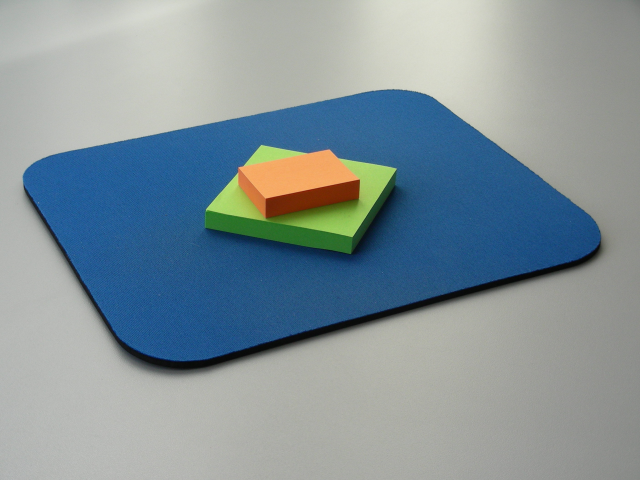
%> input picture uebung_4/stack.png, 640 x 480 px
$ octave aufgabe_1_farbraeume_ausprobieren.m   (GNU Octave 9; MATLAB toolbox functions it lacks are replaced by stand-ins)
%> lines starting %> are read from the running program, lines starting %| are printed output that depends on the picture
close all
clear
clc

%% Aufgabe 1: Vergleich der Kanaele des HSV- und L*u*v-Raums

figure('Name', 'Geladenes Rohbild');
img_loaded = imread('stack.png'); %480x640x3 = h x w x c; RGB von 0 bis 255 -> uint8-Datatype
%> img_loaded is the input picture: size 480x640x3 uint8; mean R, G, B 131.4, 146.8, 153.1
subplot(1, 2, 1); % Zeilen, Spalten, Nr des Plots von links nach rechts und oben nach unten
imshow(img_loaded); % hold on waere im Fall von subplot(...) in den selben Subplot rein zeichnen
title('Geladenes Bild (RGB) vor der Konvertierung zu Werten zwischen 0 und 1');

%img_loaded = im2double(img_loaded); % Umformen in Werte zwischen 0 und 1
subplot(1, 2, 2);
imshow(img_loaded);
title('Geladenes Bild (RGB) nach der Konvertierung zu Werten zwischen 0 und 1');

% Konvertiere Bild in den HSV-Raum:
img_hsv = rgb2hsv(img_loaded); % ALLE Werte zwischen 0 und 1; type Double
%> img_hsv: size 480x640x3 double; mean H, S, V 0.33, 0.26, 0.635
h_channel = img_hsv(:, :, 1);
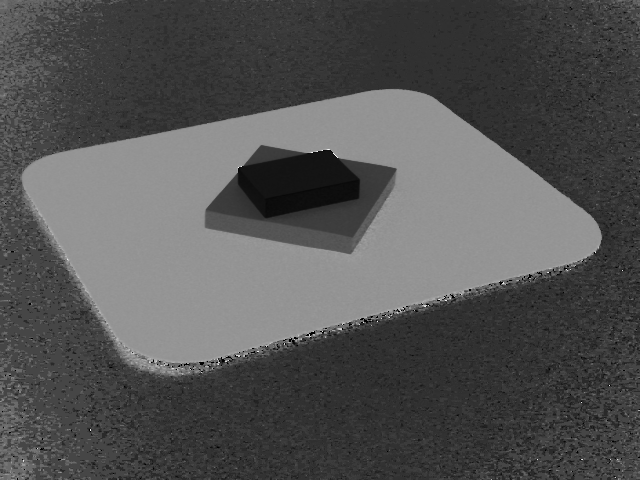
%> h_channel: size 480x640 double; min 0, max 0.99, mean 0.33
s_channel = img_hsv(:, :, 2);
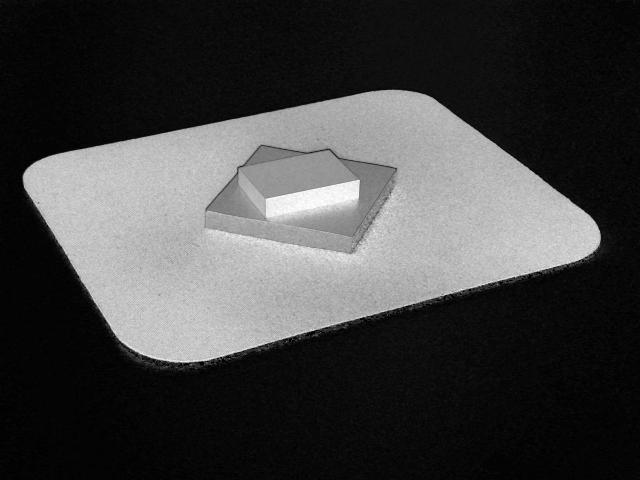
%> s_channel: size 480x640 double; min 0, max 1, mean 0.26
v_channel = img_hsv(:, :, 3);
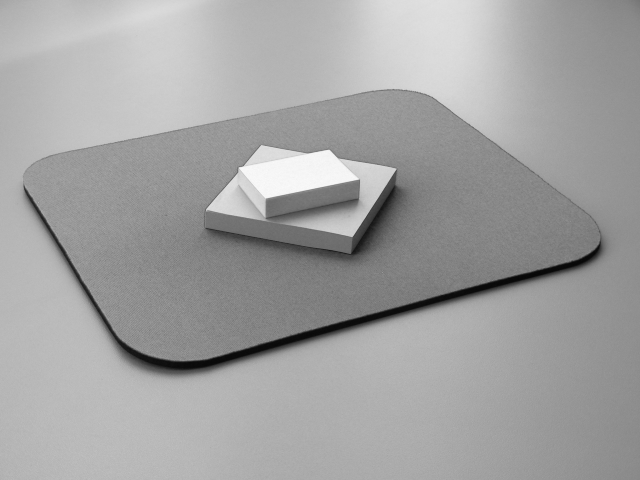
%> v_channel: size 480x640 double; min 0.0275, max 0.98, mean 0.635

% Konvertiere Bild in den L*u*v-Raum:
img_luv = rgb2lab(img_loaded); % l: 0-100; u, v = -100 - 100
%> img_luv: size 480x640x3 double; mean of channels 1, 2, 3 59.8, -1.5, -5.2
l_channel = img_luv(: ,: , 1);
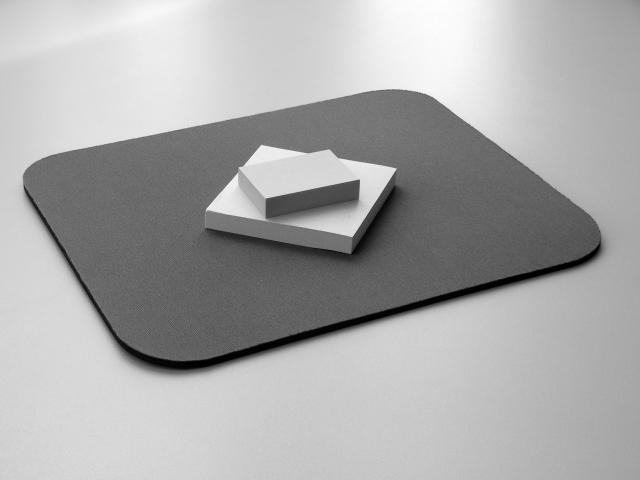
%> l_channel: size 480x640 double; min 1.78, max 88.89, mean 59.8; drawn with min black and max white
% [10 lines of commented-out code are left out]
subplot(2, 3, 1);
imshow(h_channel);
title('H-Kanal des HSV-Images');

subplot(2, 3, 2);
imshow(s_channel);
title('S-Kanal des HSV-Images');

subplot(2, 3, 3)
CLIM_V = [0, 1];
imagesc(v_channel, CLIM_V);
colormap(gray)
title('V-Kanal des HSV-Images (entspricht Luminace)');

subplot(2, 3, 4);
CLIM_L = [0, 100]; % [CLOW, CHIGH]
imagesc(l_channel, CLIM_L);
colormap(gray);
title('L-Kanal des L*u*v-Bildes');


disp('Programm beendet');

$ run again, with uebung_4/boat.png copied over uebung_4/stack.png
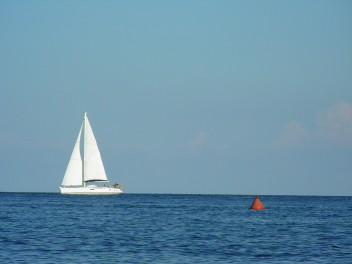
%> input picture uebung_4/boat.png, 352 x 264 px
%> img_loaded is the input picture: size 264x352x3 uint8; mean R, G, B 105.5, 145.5, 167.3
%> img_hsv: size 264x352x3 double; mean H, S, V 0.551, 0.392, 0.657
%> `v_channel = img_hsv(:, :, 3);`:
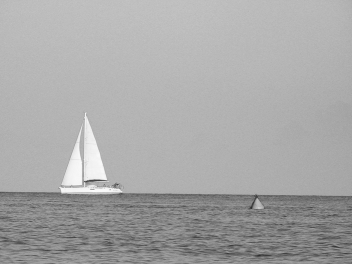
%> v_channel: size 264x352 double; min 0.18, max 0.996, mean 0.657
%> img_luv: size 264x352x3 double; mean of channels 1, 2, 3 58.1, -7.6, -15.9
%> `l_channel = img_luv(: ,: , 1);`:
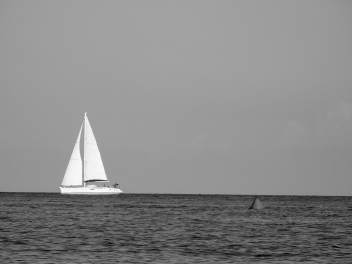
%> l_channel: size 264x352 double; min 9.74, max 99.63, mean 58.1; drawn with min black and max white

$ run again, with uebung_4/flower.png copied over uebung_4/stack.png
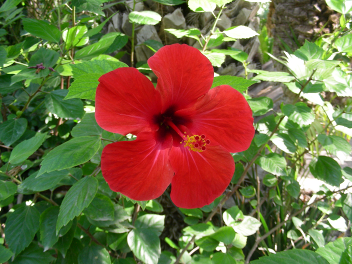
%> input picture uebung_4/flower.png, 352 x 264 px
%> img_loaded is the input picture: size 264x352x3 uint8; mean R, G, B 117.5, 108.2, 67.5
%> img_hsv: size 264x352x3 double; mean H, S, V 0.335, 0.552, 0.555
%> `v_channel = img_hsv(:, :, 3);`:
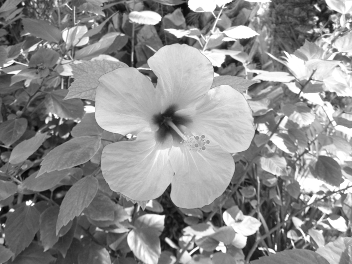
%> v_channel: size 264x352 double; min 0.0196, max 1, mean 0.555
%> img_luv: size 264x352x3 double; mean of channels 1, 2, 3 48, -3.4, 27.8
%> `l_channel = img_luv(: ,: , 1);`:
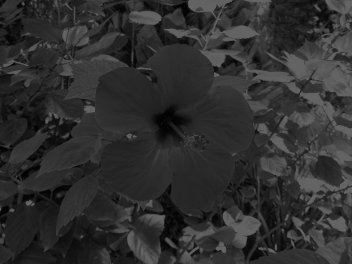
%> l_channel: size 264x352 double; min 1.16, max 100, mean 48

$ run again, with uebung_4/number.png copied over uebung_4/stack.png
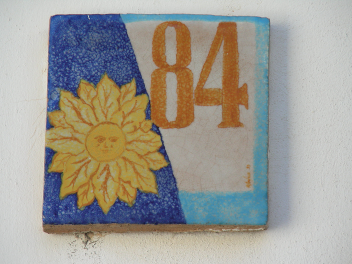
%> input picture uebung_4/number.png, 352 x 264 px
%> img_loaded is the input picture: size 264x352x3 uint8; mean R, G, B 158.7, 155.7, 147.7
%> img_hsv: size 264x352x3 double; mean H, S, V 0.288, 0.247, 0.675
%> `s_channel = img_hsv(:, :, 2);`:
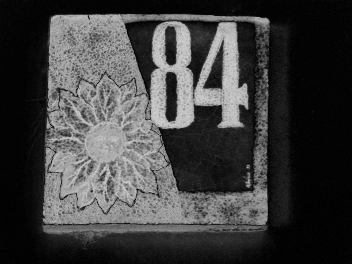
%> s_channel: size 264x352 double; min 0, max 0.831, mean 0.247
%> img_luv: size 264x352x3 double; mean of channels 1, 2, 3 64.2, 1.7, 4.7
%> `l_channel = img_luv(: ,: , 1);`:
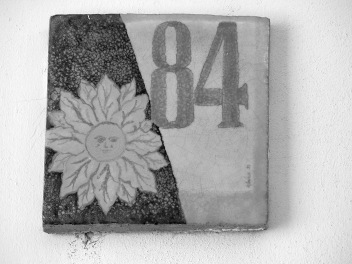
%> l_channel: size 264x352 double; min 10.26, max 88.39, mean 64.2; drawn with min black and max white
